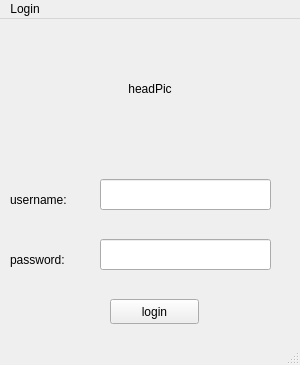
<?xml version="1.0" encoding="UTF-8"?>
<ui version="4.0">
 <class>sign_in</class>
 <widget class="QMainWindow" name="sign_in">
  <property name="geometry">
   <rect>
    <x>0</x>
    <y>0</y>
    <width>300</width>
    <height>365</height>
   </rect>
  </property>
  <property name="windowTitle">
   <string>MainWindow</string>
  </property>
  <widget class="QWidget" name="centralwidget">
   <widget class="QLabel" name="headPicLabel">
    <property name="geometry">
     <rect>
      <x>100</x>
      <y>20</y>
      <width>100</width>
      <height>100</height>
     </rect>
    </property>
    <property name="text">
     <string>headPic</string>
    </property>
    <property name="alignment">
     <set>Qt::AlignCenter</set>
    </property>
   </widget>
   <widget class="QLabel" name="userNameLabel">
    <property name="geometry">
     <rect>
      <x>10</x>
      <y>170</y>
      <width>81</width>
      <height>21</height>
     </rect>
    </property>
    <property name="text">
     <string>username:</string>
    </property>
   </widget>
   <widget class="QLabel" name="passwordLabel">
    <property name="geometry">
     <rect>
      <x>10</x>
      <y>230</y>
      <width>81</width>
      <height>21</height>
     </rect>
    </property>
    <property name="text">
     <string>password:</string>
    </property>
   </widget>
   <widget class="QLineEdit" name="userNameEdit">
    <property name="geometry">
     <rect>
      <x>100</x>
      <y>160</y>
      <width>171</width>
      <height>31</height>
     </rect>
    </property>
   </widget>
   <widget class="QLineEdit" name="passwordEdit">
    <property name="geometry">
     <rect>
      <x>100</x>
      <y>220</y>
      <width>171</width>
      <height>31</height>
     </rect>
    </property>
   </widget>
   <widget class="QPushButton" name="loginButton">
    <property name="geometry">
     <rect>
      <x>110</x>
      <y>280</y>
      <width>89</width>
      <height>25</height>
     </rect>
    </property>
    <property name="text">
     <string>login</string>
    </property>
   </widget>
  </widget>
  <widget class="QMenuBar" name="menubar">
   <property name="geometry">
    <rect>
     <x>0</x>
     <y>0</y>
     <width>300</width>
     <height>28</height>
    </rect>
   </property>
   <widget class="QMenu" name="menuLogin">
    <property name="title">
     <string>Login</string>
    </property>
   </widget>
   <addaction name="menuLogin"/>
  </widget>
  <widget class="QStatusBar" name="statusbar"/>
 </widget>
 <resources/>
 <connections/>
</ui>
